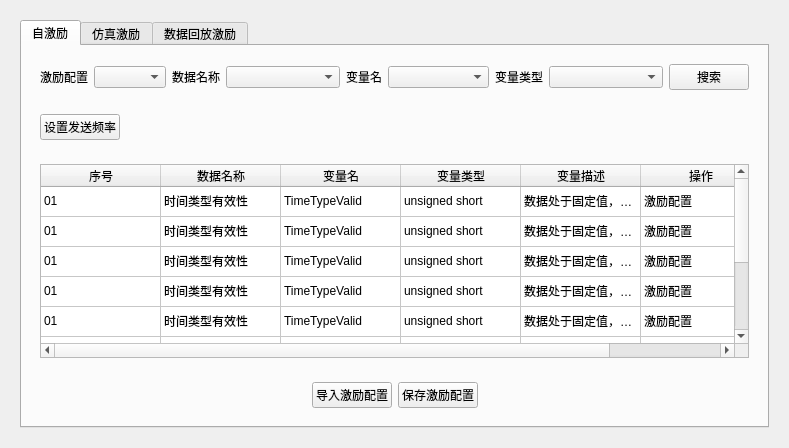
     <widget class="QWidget" name="page_4">
      <layout class="QVBoxLayout" name="verticalLayout_14">
       <item>
        <widget class="QWidget" name="widget_7" native="true">
         <layout class="QVBoxLayout" name="verticalLayout_15">
          <item>
           <widget class="QTabWidget" name="tabWidget">
            <property name="currentIndex">
             <number>0</number>
            </property>
            <widget class="QWidget" name="tab_1">
             <attribute name="title">
              <string>自激励</string>
             </attribute>
             <layout class="QVBoxLayout" name="verticalLayout_16">
              <item>
               <widget class="QWidget" name="widget_8" native="true">
                <layout class="QHBoxLayout" name="horizontalLayout_20">
                 <item>
                  <widget class="QLabel" name="label_24">
                   <property name="text">
                    <string>激励配置</string>
                   </property>
                  </widget>
                 </item>
                 <item>
                  <widget class="QComboBox" name="comboBox_6">
                   <property name="placeholderText">
                    <string>全部</string>
                   </property>
                  </widget>
                 </item>
                 <item>
                  <widget class="QLabel" name="label_25">
                   <property name="text">
                    <string>数据名称</string>
                   </property>
                  </widget>
                 </item>
                 <item>
                  <widget class="QComboBox" name="comboBox_7">
                   <property name="placeholderText">
                    <string>请输入数据名称</string>
                   </property>
                  </widget>
                 </item>
                 <item>
                  <widget class="QLabel" name="label_26">
                   <property name="text">
                    <string>变量名</string>
                   </property>
                  </widget>
                 </item>
                 <item>
                  <widget class="QComboBox" name="comboBox_8">
                   <property name="placeholderText">
                    <string>请输入变量名</string>
                   </property>
                  </widget>
                 </item>
                 <item>
                  <widget class="QLabel" name="label_27">
                   <property name="text">
                    <string>变量类型</string>
                   </property>
                  </widget>
                 </item>
                 <item>
                  <widget class="QComboBox" name="comboBox_9">
                   <property name="placeholderText">
                    <string>请输入变量类型</string>
                   </property>
                  </widget>
                 </item>
                 <item>
                  <widget class="QPushButton" name="pushButton_4">
                   <property name="text">
                    <string>搜索</string>
                   </property>
                  </widget>
                 </item>
                </layout>
               </widget>
              </item>
              <item>
               <widget class="QWidget" name="widget_9" native="true">
                <layout class="QHBoxLayout" name="horizontalLayout_21">
                 <item>
                  <widget class="QPushButton" name="pushButton_7">
                   <property name="text">
                    <string>设置发送频率</string>
                   </property>
                  </widget>
                 </item>
                 <item>
                  <spacer name="horizontalSpacer_22">
                   <property name="orientation">
                    <enum>Qt::Orientation::Horizontal</enum>
                   </property>
                   <property name="sizeHint" stdset="0">
                    <size>
                     <width>40</width>
                     <height>20</height>
                    </size>
                   </property>
                  </spacer>
                 </item>
                </layout>
               </widget>
              </item>
              <item>
               <widget class="QWidget" name="widget_10" native="true">
                <property name="sizePolicy">
                 <sizepolicy hsizetype="Preferred" vsizetype="Expanding">
                  <horstretch>0</horstretch>
                  <verstretch>0</verstretch>
                 </sizepolicy>
                </property>
                <layout class="QVBoxLayout" name="verticalLayout_17">
                 <item>
                  <widget class="QTableWidget" name="tableWidget">
                   <attribute name="horizontalHeaderDefaultSectionSize">
                    <number>120</number>
                   </attribute>
                   <attribute name="verticalHeaderVisible">
                    <bool>false</bool>
                   </attribute>
                   <row>
                    <property name="text">
                     <string>新建行</string>
                    </property>
                   </row>
                   <row>
                    <property name="text">
                     <string>新建行</string>
                    </property>
                   </row>
                   <row>
                    <property name="text">
                     <string>新建行</string>
                    </property>
                   </row>
                   <row>
                    <property name="text">
                     <string>新建行</string>
                    </property>
                   </row>
                   <row>
                    <property name="text">
                     <string>新建行</string>
                    </property>
                   </row>
                   <row>
                    <property name="text">
                     <string>新建行</string>
                    </property>
                   </row>
                   <row>
                    <property name="text">
                     <string>新建行</string>
                    </property>
                   </row>
                   <row>
                    <property name="text">
                     <string>新建行</string>
                    </property>
                   </row>
                   <row>
                    <property name="text">
                     <string>新建行</string>
                    </property>
                   </row>
                   <column>
                    <property name="text">
                     <string>序号</string>
                    </property>
                   </column>
                   <column>
                    <property name="text">
                     <string>数据名称</string>
                    </property>
                   </column>
                   <column>
                    <property name="text">
                     <string>变量名</string>
                    </property>
                   </column>
                   <column>
                    <property name="text">
                     <string>变量类型</string>
                    </property>
                   </column>
                   <column>
                    <property name="text">
                     <string>变量描述</string>
                    </property>
                   </column>
                   <column>
                    <property name="text">
                     <string>操作</string>
                    </property>
                   </column>
                   <item row="0" column="0">
                    <property name="text">
                     <string>01</string>
                    </property>
                   </item>
                   <item row="0" column="1">
                    <property name="text">
                     <string>时间类型有效性</string>
                    </property>
                   </item>
                   <item row="0" column="2">
                    <property name="text">
                     <string>TimeTypeValid</string>
                    </property>
                   </item>
                   <item row="0" column="3">
                    <property name="text">
                     <string>unsigned short</string>
                    </property>
                   </item>
                   <item row="0" column="4">
                    <property name="text">
                     <string>数据处于固定值，值为：20</string>
                    </property>
                   </item>
                   <item row="0" column="5">
                    <property name="text">
                     <string>激励配置</string>
                    </property>
                   </item>
                   <item row="1" column="0">
                    <property name="text">
                     <string>01</string>
                    </property>
                   </item>
                   <item row="1" column="1">
                    <property name="text">
                     <string>时间类型有效性</string>
                    </property>
                   </item>
                   <item row="1" column="2">
                    <property name="text">
                     <string>TimeTypeValid</string>
                    </property>
                   </item>
                   <item row="1" column="3">
                    <property name="text">
                     <string>unsigned short</string>
                    </property>
                   </item>
                   <item row="1" column="4">
                    <property name="text">
                     <string>数据处于固定值，值为：20</string>
                    </property>
                   </item>
                   <item row="1" column="5">
                    <property name="text">
                     <string>激励配置</string>
                    </property>
                   </item>
                   <item row="2" column="0">
                    <property name="text">
                     <string>01</string>
                    </property>
                   </item>
                   <item row="2" column="1">
                    <property name="text">
                     <string>时间类型有效性</string>
                    </property>
                   </item>
                   <item row="2" column="2">
                    <property name="text">
                     <string>TimeTypeValid</string>
                    </property>
                   </item>
                   <item row="2" column="3">
                    <property name="text">
                     <string>unsigned short</string>
                    </property>
                   </item>
                   <item row="2" column="4">
                    <property name="text">
                     <string>数据处于固定值，值为：20</string>
                    </property>
                   </item>
                   <item row="2" column="5">
                    <property name="text">
                     <string>激励配置</string>
                    </property>
                   </item>
                   <item row="3" column="0">
                    <property name="text">
                     <string>01</string>
                    </property>
                   </item>
                   <item row="3" column="1">
                    <property name="text">
                     <string>时间类型有效性</string>
                    </property>
                   </item>
                   <item row="3" column="2">
                    <property name="text">
                     <string>TimeTypeValid</string>
                    </property>
                   </item>
                   <item row="3" column="3">
                    <property name="text">
                     <string>unsigned short</string>
                    </property>
                   </item>
                   <item row="3" column="4">
                    <property name="text">
                     <string>数据处于固定值，值为：20</string>
                    </property>
                   </item>
                   <item row="3" column="5">
                    <property name="text">
                     <string>激励配置</string>
                    </property>
                   </item>
                   <item row="4" column="0">
                    <property name="text">
                     <string>01</string>
                    </property>
                   </item>
                   <item row="4" column="1">
                    <property name="text">
                     <string>时间类型有效性</string>
                    </property>
                   </item>
                   <item row="4" column="2">
                    <property name="text">
                     <string>TimeTypeValid</string>
                    </property>
                   </item>
                   <item row="4" column="3">
                    <property name="text">
                     <string>unsigned short</string>
                    </property>
                   </item>
                   <item row="4" column="4">
                    <property name="text">
                     <string>数据处于固定值，值为：20</string>
                    </property>
                   </item>
                   <item row="4" column="5">
                    <property name="text">
                     <string>激励配置</string>
                    </property>
                   </item>
                   <item row="5" column="0">
                    <property name="text">
                     <string>01</string>
                    </property>
                   </item>
                   <item row="5" column="1">
                    <property name="text">
                     <string>时间类型有效性</string>
                    </property>
                   </item>
                   <item row="5" column="2">
                    <property name="text">
                     <string>TimeTypeValid</string>
                    </property>
                   </item>
                   <item row="5" column="3">
                    <property name="text">
                     <string>unsigned short</string>
                    </property>
                   </item>
                   <item row="5" column="4">
                    <property name="text">
                     <string>数据处于固定值，值为：20</string>
                    </property>
                   </item>
                   <item row="5" column="5">
                    <property name="text">
                     <string>激励配置</string>
                    </property>
                   </item>
                   <item row="6" column="0">
                    <property name="text">
                     <string>01</string>
                    </property>
                   </item>
                   <item row="6" column="1">
                    <property name="text">
                     <string>时间类型有效性</string>
                    </property>
                   </item>
                   <item row="6" column="2">
                    <property name="text">
                     <string>TimeTypeValid</string>
                    </property>
                   </item>
                   <item row="6" column="3">
                    <property name="text">
                     <string>unsigned short</string>
                    </property>
                   </item>
                   <item row="6" column="4">
                    <property name="text">
                     <string>数据处于固定值，值为：20</string>
                    </property>
                   </item>
                   <item row="6" column="5">
                    <property name="text">
                     <string>激励配置</string>
                    </property>
                   </item>
                   <item row="7" column="0">
                    <property name="text">
                     <string>01</string>
                    </property>
                   </item>
                   <item row="7" column="1">
                    <property name="text">
                     <string>时间类型有效性</string>
                    </property>
                   </item>
                   <item row="7" column="2">
                    <property name="text">
                     <string>TimeTypeValid</string>
                    </property>
                   </item>
                   <item row="7" column="3">
                    <property name="text">
                     <string>unsigned short</string>
                    </property>
                   </item>
                   <item row="7" column="4">
                    <property name="text">
                     <string>数据处于固定值，值为：20</string>
                    </property>
                   </item>
                   <item row="7" column="5">
                    <property name="text">
                     <string>激励配置</string>
                    </property>
                   </item>
                   <item row="8" column="0">
                    <property name="text">
                     <string>01</string>
                    </property>
                   </item>
                   <item row="8" column="1">
                    <property name="text">
                     <string>时间类型有效性</string>
                    </property>
                   </item>
                   <item row="8" column="2">
                    <property name="text">
                     <string>TimeTypeValid</string>
                    </property>
                   </item>
                   <item row="8" column="3">
                    <property name="text">
                     <string>unsigned short</string>
                    </property>
                   </item>
                   <item row="8" column="4">
                    <property name="text">
                     <string>数据处于固定值，值为：20</string>
                    </property>
                   </item>
                   <item row="8" column="5">
                    <property name="text">
                     <string>激励配置</string>
                    </property>
                   </item>
                  </widget>
                 </item>
                </layout>
               </widget>
              </item>
              <item>
               <widget class="QWidget" name="widget_11" native="true">
                <layout class="QHBoxLayout" name="horizontalLayout_22">
                 <item>
                  <spacer name="horizontalSpacer_23">
                   <property name="orientation">
                    <enum>Qt::Orientation::Horizontal</enum>
                   </property>
                   <property name="sizeHint" stdset="0">
                    <size>
                     <width>40</width>
                     <height>20</height>
                    </size>
                   </property>
                  </spacer>
                 </item>
                 <item>
                  <widget class="QPushButton" name="configLoad">
                   <property name="text">
                    <string>导入激励配置</string>
                   </property>
                  </widget>
                 </item>
                 <item>
                  <widget class="QPushButton" name="configSave">
                   <property name="text">
                    <string>保存激励配置</string>
                   </property>
                  </widget>
                 </item>
                 <item>
                  <spacer name="horizontalSpacer_24">
                   <property name="orientation">
                    <enum>Qt::Orientation::Horizontal</enum>
                   </property>
                   <property name="sizeHint" stdset="0">
                    <size>
                     <width>40</width>
                     <height>20</height>
                    </size>
                   </property>
                  </spacer>
                 </item>
                </layout>
               </widget>
              </item>
             </layout>
            </widget>
            <widget class="QWidget" name="tab_2">
             <attribute name="title">
              <string>仿真激励</string>
             </attribute>
            </widget>
            <widget class="QWidget" name="tab_3">
             <attribute name="title">
              <string>数据回放激励</string>
             </attribute>
            </widget>
           </widget>
          </item>
         </layout>
        </widget>
       </item>
      </layout>
     </widget>
